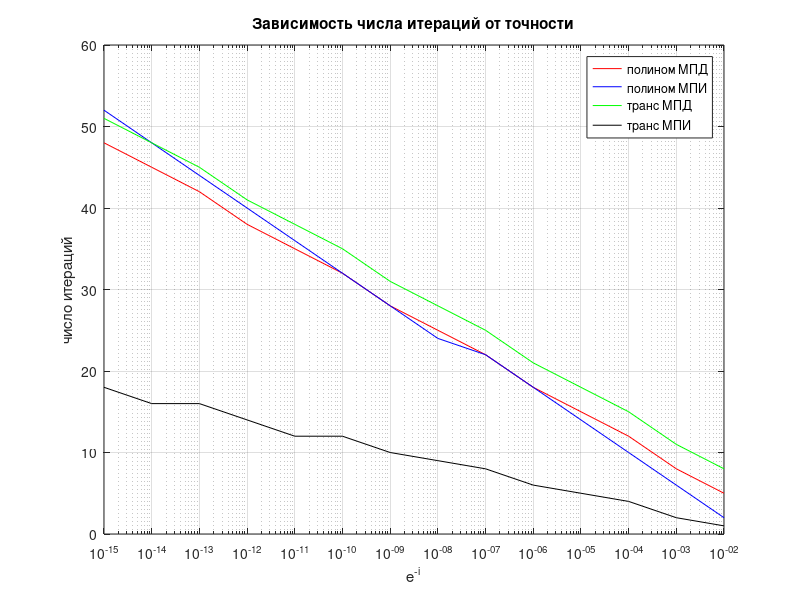
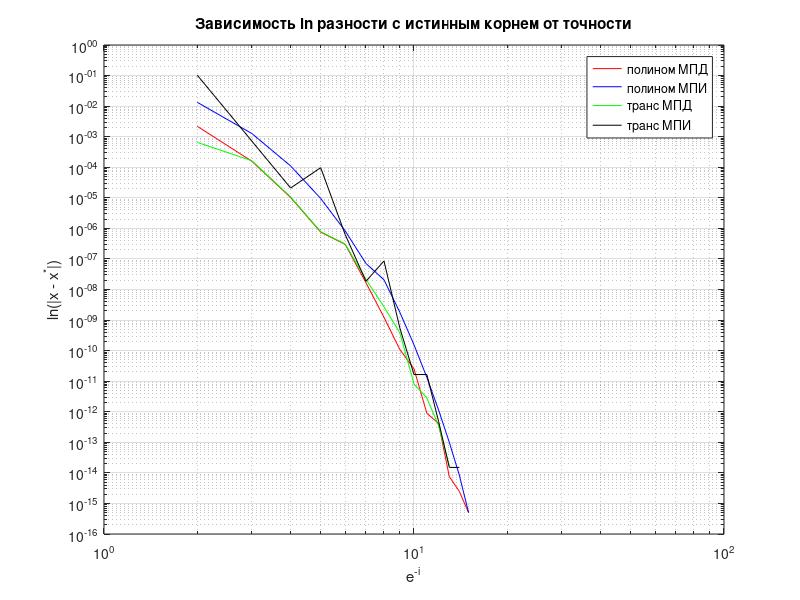

The MATLAB source for these figures, in order:
% Зависимость итераций от точности

f1 = figure;

e = [0.010000000000000 0.001000000000000 0.000100000000000 0.000010000000000 0.000001000000000 0.000000100000000 0.000000010000000 0.000000001000000 0.000000000100000 0.000000000010000 0.000000000001000 0.000000000000100 0.000000000000010 0.000000000000001];

% polynom hpm
iter = [5 8 12 15 18 22 25 28 32 35 38 42 45 48];
semilogx(e, iter, "red");
hold on
grid on
% polynom fpi
iter = [2 6 10 14 18 22 24 28 32 36 40 44 48 52];
semilogx(e, iter, "blue");
% complex hpm
iter = [8 11 15 18 21 25 28 31 35 38 41 45 48 51];
semilogx(e, iter, "green");
% complex fpi
iter = [1 2 4 5 6 8 9 10 12 12 14 16 16 18];
semilogx(e, iter, "black");

legend('полином МПД','полином МПИ', 'транс МПД', 'транс МПИ');
title("Зависимость числа итераций от точности");
xlabel("e^-^i");
ylabel("число итераций");
hold off

% Фактическая ошибка

f2 = figure;

rootPoly = 0.3065629648763765278566431734271871535837611883492695275488983669;
rootComplex = -5.8001297200890918399;
rootsPolyHpm = [0.308750000000000 0.306406250000000 0.306552734375000 0.306563720703125 0.306563262939453 0.306562948226929 0.306562966108322 0.306562964767218 0.306562964851037 0.306562964875484 0.306562964876794 0.306562964876384 0.306562964876374 0.306562964876376];
rootsPolyFpi = [0.293256210224558 0.305297282973238 0.306452711630470 0.306553444089607 0.306562143346881 0.306562893992922 0.306562944055234 0.306562963079891 0.306562964721373 0.306562964863002 0.306562964875223 0.306562964876277 0.306562964876368 0.306562964876376];
rootsComplexHpm = [-5.800781250000000 -5.800292968750000 -5.800140380859375 -5.800128936767578 -5.800129413604736 -5.800129741430283 -5.800129722803831 -5.800129720475525 -5.800129720097175 -5.800129720086261 -5.800129720089444 -5.800129720089075 -5.800129720089092 -5.800129720089092 ];
rootsComplexFpi = [-5.902532965757413 -5.799415642675740 -5.800150655859045 -5.800226526042009 -5.800129095927074 -5.800129738688023 -5.800129806054475 -5.800129719534867 -5.800129720105607 -5.800129720105607 -5.800129720088600 -5.800129720089107 -5.800129720089107 -5.800129720089092];

% polynom hpm
e = [2 3 4 5 6 7 8 9 10 11 12 13 14 15];
loglog(e, abs(rootsPolyHpm - rootPoly), "red");
hold on
grid on
% polynom fpi
loglog(e, abs(rootsPolyFpi - rootPoly), "blue");
% complex hpm
loglog(e, abs(rootsComplexHpm - rootComplex), "green");
% complex fpi
loglog(e, abs(rootsComplexFpi - rootComplex), "black");

legend('полином МПД','полином МПИ', 'транс МПД', 'транс МПИ');
title("Зависимость ln разности с истинным корнем от точности");
xlabel("e^-^i");
ylabel("ln(|x - x^*|)");
hold off